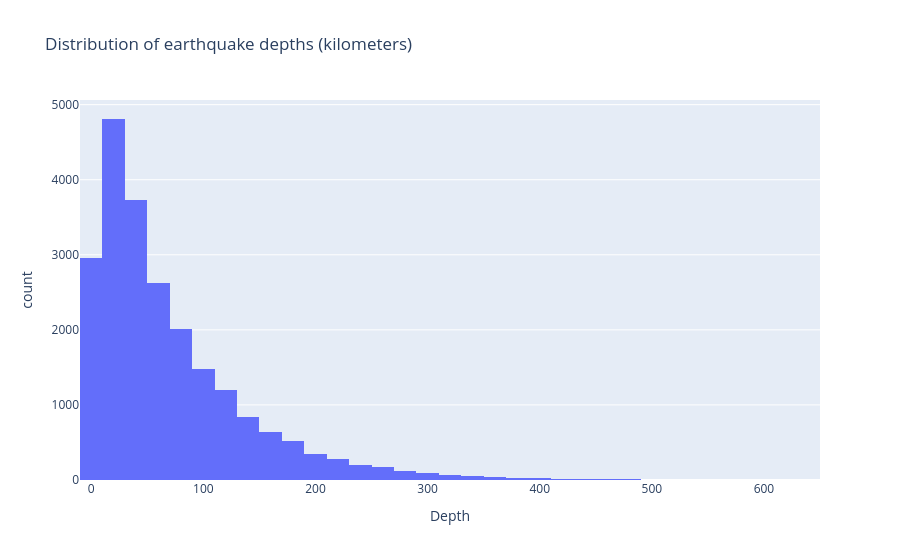

Notebook source saved alongside this figure:
### Code cell
# Distribution of depths
# your code here

### Figure 1 — Plotly figure (JSON) as saved in the notebook; plotly's stock layout.template omitted (floating-point values rounded to 4 significant figures; data arrays with more than 128 entries replaced by an {"elided": "..."} marker saying what was removed)
{"data": [{"bingroup": "x", "hovertemplate": "Depth=%{x}<br>count=%{y}<extra></extra>", "legendgroup": "", "marker": {"color": "#636efa", "pattern": {"shape": ""}}, "name": "", "nbinsx": 40, "orientation": "v", "showlegend": false, "type": "histogram", "x": {"elided": "22320 float values"}, "xaxis": "x", "yaxis": "y"}], "layout": {"barmode": "relative", "legend": {"tracegroupgap": 0}, "title": {"text": "Distribution of earthquake depths (kilometers)"}, "xaxis": {"anchor": "y", "domain": [0, 1], "title": {"text": "Depth"}}, "yaxis": {"anchor": "x", "domain": [0, 1], "title": {"text": "count"}}}}
